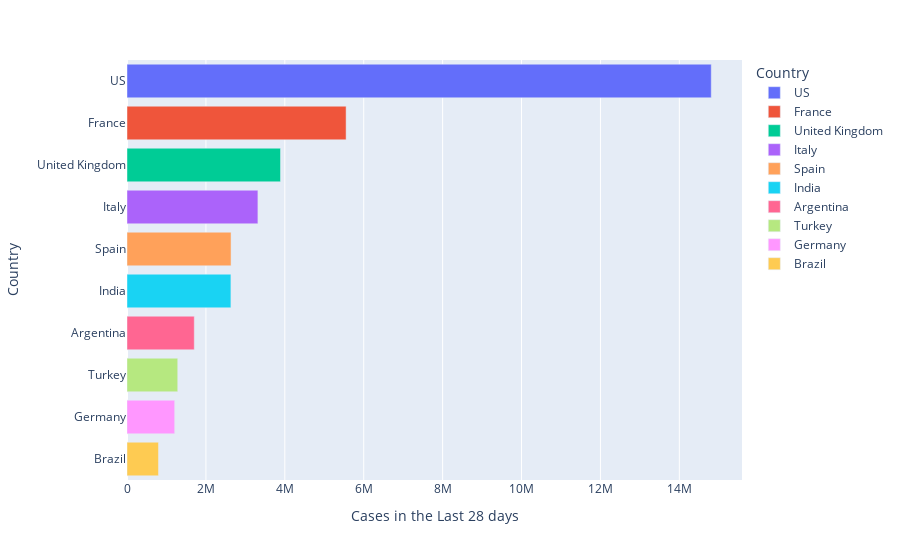

Notebook source saved alongside this figure:
### Markdown cell above
<h1><center>Top 10 Countries with Highest Active Case-Load in Past 28 Days</center></h1>

### Code cell
sorted_country_df3 = sorted_country_df.sort_values(by='Cases in Last 28 Days',ascending=False)

# Create horizontal barplots uing the 'h' orientation. 
fig = px.bar(sorted_country_df3.head(10), y="Country", x="Cases in Last 28 Days", color="Country",orientation='h')


fig.update_xaxes(title_text='Cases in the Last 28 days')
fig.update_yaxes(title_text='Country')
fig.update_layout(legend_title="Country")

fig.show()

### Figure 1 — Plotly figure (JSON) as saved in the notebook; plotly's stock layout.template omitted (floating-point values rounded to 4 significant figures)
{"data": [{"alignmentgroup": "True", "hovertemplate": "Country=%{y}<br>Cases in Last 28 Days=%{x}<extra></extra>", "legendgroup": "US", "marker": {"color": "#636efa", "pattern": {"shape": ""}}, "name": "US", "offsetgroup": "US", "orientation": "h", "showlegend": true, "textposition": "auto", "type": "bar", "x": [14808550], "xaxis": "x", "y": ["US"], "yaxis": "y"}, {"alignmentgroup": "True", "hovertemplate": "Country=%{y}<br>Cases in Last 28 Days=%{x}<extra></extra>", "legendgroup": "France", "marker": {"color": "#EF553B", "pattern": {"shape": ""}}, "name": "France", "offsetgroup": "France", "orientation": "h", "showlegend": true, "textposition": "auto", "type": "bar", "x": [5553374], "xaxis": "x", "y": ["France"], "yaxis": "y"}, {"alignmentgroup": "True", "hovertemplate": "Country=%{y}<br>Cases in Last 28 Days=%{x}<extra></extra>", "legendgroup": "United Kingdom", "marker": {"color": "#00cc96", "pattern": {"shape": ""}}, "name": "United Kingdom", "offsetgroup": "United Kingdom", "orientation": "h", "showlegend": true, "textposition": "auto", "type": "bar", "x": [3890885], "xaxis": "x", "y": ["United Kingdom"], "yaxis": "y"}, {"alignmentgroup": "True", "hovertemplate": "Country=%{y}<br>Cases in Last 28 Days=%{x}<extra></extra>", "legendgroup": "Italy", "marker": {"color": "#ab63fa", "pattern": {"shape": ""}}, "name": "Italy", "offsetgroup": "Italy", "orientation": "h", "showlegend": true, "textposition": "auto", "type": "bar", "x": [3317760], "xaxis": "x", "y": ["Italy"], "yaxis": "y"}, {"alignmentgroup": "True", "hovertemplate": "Country=%{y}<br>Cases in Last 28 Days=%{x}<extra></extra>", "legendgroup": "Spain", "marker": {"color": "#FFA15A", "pattern": {"shape": ""}}, "name": "Spain", "offsetgroup": "Spain", "orientation": "h", "showlegend": true, "textposition": "auto", "type": "bar", "x": [2637509], "xaxis": "x", "y": ["Spain"], "yaxis": "y"}, {"alignmentgroup": "True", "hovertemplate": "Country=%{y}<br>Cases in Last 28 Days=%{x}<extra></extra>", "legendgroup": "India", "marker": {"color": "#19d3f3", "pattern": {"shape": ""}}, "name": "India", "offsetgroup": "India", "orientation": "h", "showlegend": true, "textposition": "auto", "type": "bar", "x": [2633415], "xaxis": "x", "y": ["India"], "yaxis": "y"}, {"alignmentgroup": "True", "hovertemplate": "Country=%{y}<br>Cases in Last 28 Days=%{x}<extra></extra>", "legendgroup": "Argentina", "marker": {"color": "#FF6692", "pattern": {"shape": ""}}, "name": "Argentina", "offsetgroup": "Argentina", "orientation": "h", "showlegend": true, "textposition": "auto", "type": "bar", "x": [1705158], "xaxis": "x", "y": ["Argentina"], "yaxis": "y"}, {"alignmentgroup": "True", "hovertemplate": "Country=%{y}<br>Cases in Last 28 Days=%{x}<extra></extra>", "legendgroup": "Turkey", "marker": {"color": "#B6E880", "pattern": {"shape": ""}}, "name": "Turkey", "offsetgroup": "Turkey", "orientation": "h", "showlegend": true, "textposition": "auto", "type": "bar", "x": [1286005], "xaxis": "x", "y": ["Turkey"], "yaxis": "y"}, {"alignmentgroup": "True", "hovertemplate": "Country=%{y}<br>Cases in Last 28 Days=%{x}<extra></extra>", "legendgroup": "Germany", "marker": {"color": "#FF97FF", "pattern": {"shape": ""}}, "name": "Germany", "offsetgroup": "Germany", "orientation": "h", "showlegend": true, "textposition": "auto", "type": "bar", "x": [1208593], "xaxis": "x", "y": ["Germany"], "yaxis": "y"}, {"alignmentgroup": "True", "hovertemplate": "Country=%{y}<br>Cases in Last 28 Days=%{x}<extra></extra>", "legendgroup": "Brazil", "marker": {"color": "#FECB52", "pattern": {"shape": ""}}, "name": "Brazil", "offsetgroup": "Brazil", "orientation": "h", "showlegend": true, "textposition": "auto", "type": "bar", "x": [797558], "xaxis": "x", "y": ["Brazil"], "yaxis": "y"}], "layout": {"barmode": "relative", "legend": {"title": {"text": "Country"}, "tracegroupgap": 0}, "margin": {"t": 60}, "xaxis": {"anchor": "y", "domain": [0, 1], "title": {"text": "Cases in the Last 28 days"}}, "yaxis": {"anchor": "x", "categoryarray": ["Brazil", "Germany", "Turkey", "Argentina", "India", "Spain", "Italy", "United Kingdom", "France", "US"], "categoryorder": "array", "domain": [0, 1], "title": {"text": "Country"}}}}
